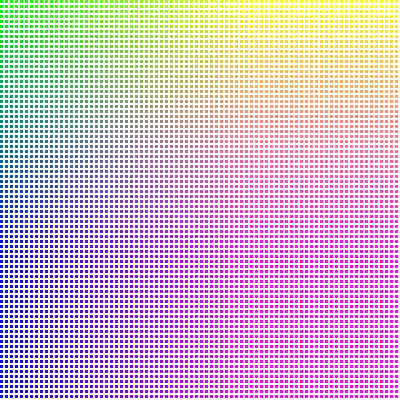
Frame 1 (no input)
Frame 60 (the mouse pressed at the canvas centre just before this capture): identical to frame 1, image omitted
Frame 120 (the mouse held since frame 60 and released just before this capture): identical to frame 1, image omitted

The Processing sketch that drew this single still picture (run headless with seeded random() and noise(); from frame 60 on, the mouse is pressed at the canvas centre):

// Processing sketch: processing_55045
// ── processing_55045.pde

void setup() { size(400, 400);
smooth(); noStroke();
} 
  void draw() {
background(255);
for(int x = 0; x <= width; x += 5) {
for(int y = 0; y <= height; y += 5) {
  fill(x,255-y,y);
  rect(x,y,3,3);  
}
}
}
